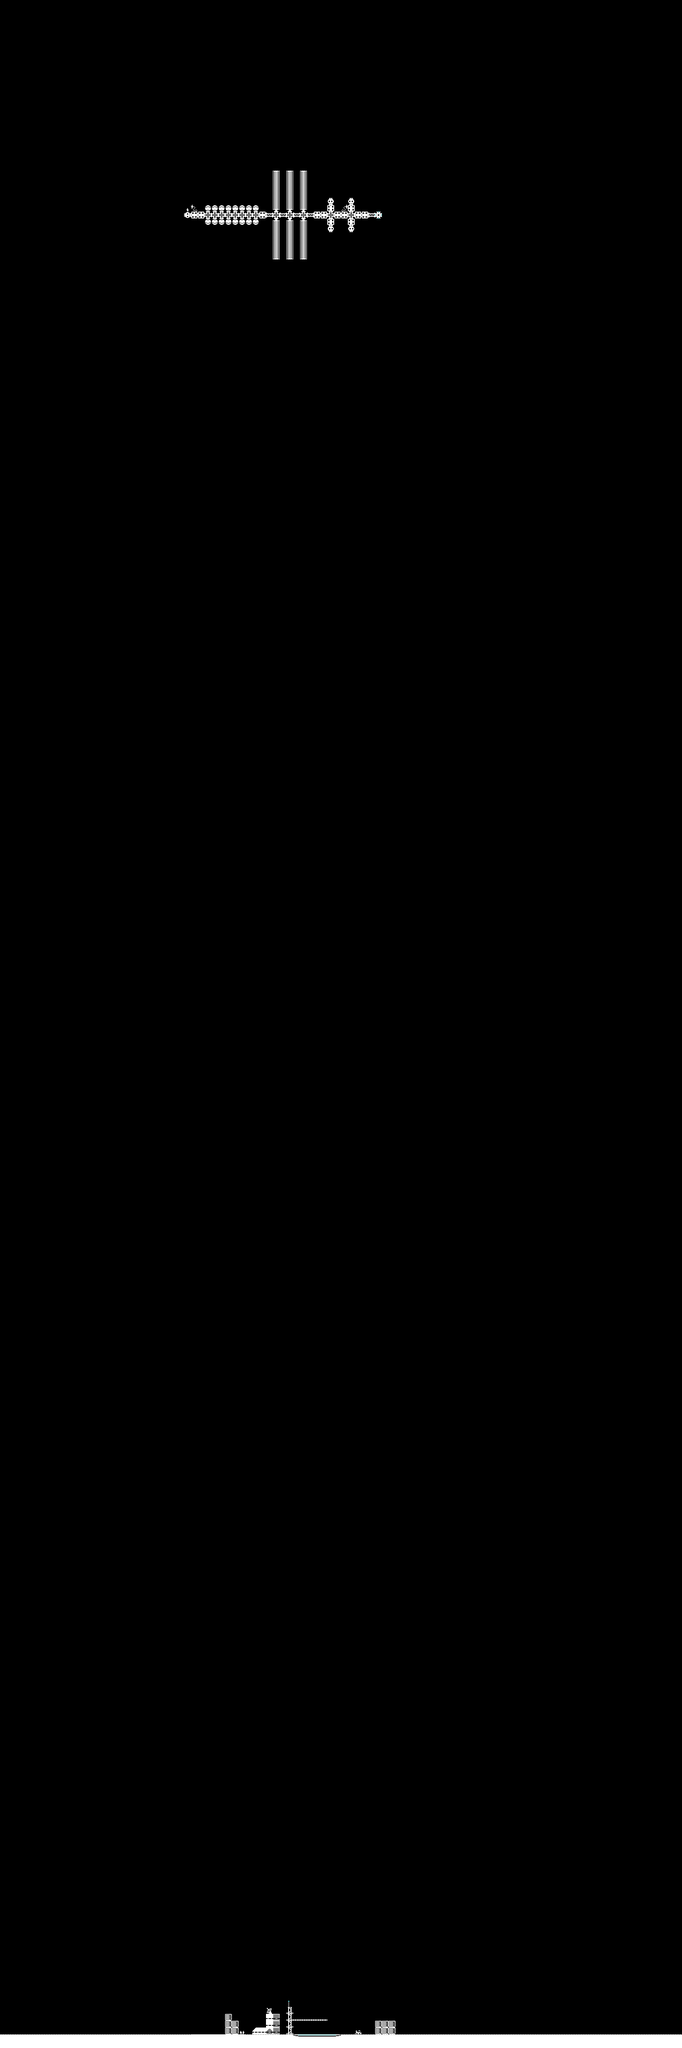

A level layout from a 2D game, rendered from its tile map. Below: a short description, then the map file with tile-grid data replaced by summaries:
An orthogonal 100x300 tile map with 16x16 px tiles, 3 tile layers (background, collision, foreground).

<map version="1.4" tiledversion="1.4.2" orientation="orthogonal" renderorder="right-down" width="100" height="300" tilewidth="16" tileheight="16" infinite="0" nextlayerid="4" nextobjectid="1">
 <editorsettings>
  <export target="gateway.json" format="json" />
 </editorsettings>
 <tileset firstgid="1" name="tileset_extruded" tilewidth="16" tileheight="16" spacing="2" margin="1" tilecount="100" columns="10">
  <image source="tileset_extruded.png" width="180" height="180" />
 </tileset>
 <layer id="3" name="background" width="100" height="300">
  <data>[30000 cells, 16 non-empty, 9 distinct tile ids]</data>
 </layer>
 <layer id="2" name="collision" width="100" height="300">
  <data>[30000 cells, 300 non-empty, 15 distinct tile ids]</data>
 </layer>
 <layer id="1" name="foreground" width="100" height="300">
  <data>[30000 cells, 8 non-empty, 4 distinct tile ids]</data>
 </layer>
</map>
